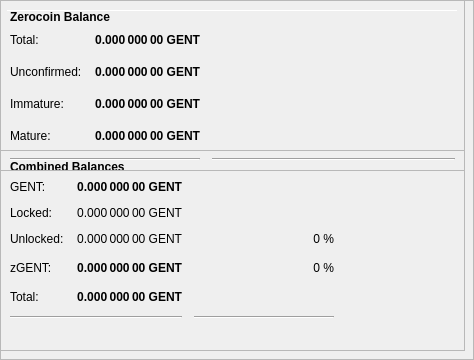
        <widget class="QFrame" name="frameObfuscation">
         <property name="minimumSize">
          <size>
           <width>0</width>
           <height>350</height>
          </size>
         </property>
         <property name="layoutDirection">
          <enum>Qt::LeftToRight</enum>
         </property>
         <property name="frameShape">
          <enum>QFrame::StyledPanel</enum>
         </property>
         <property name="frameShadow">
          <enum>QFrame::Raised</enum>
         </property>
         <widget class="QPushButton" name="runAutoDenom">
          <property name="geometry">
           <rect>
            <x>251</x>
            <y>17</y>
            <width>1</width>
            <height>1</height>
           </rect>
          </property>
          <property name="palette">
           <palette>
            <active>
             <colorrole role="WindowText">
              <brush brushstyle="SolidPattern">
               <color alpha="255">
                <red>0</red>
                <green>0</green>
                <blue>0</blue>
               </color>
              </brush>
             </colorrole>
             <colorrole role="Button">
              <brush brushstyle="SolidPattern">
               <color alpha="255">
                <red>239</red>
                <green>238</green>
                <blue>238</blue>
               </color>
              </brush>
             </colorrole>
             <colorrole role="Light">
              <brush brushstyle="SolidPattern">
               <color alpha="255">
                <red>255</red>
                <green>255</green>
                <blue>255</blue>
               </color>
              </brush>
             </colorrole>
             <colorrole role="Midlight">
              <brush brushstyle="SolidPattern">
               <color alpha="255">
                <red>247</red>
                <green>246</green>
                <blue>246</blue>
               </color>
              </brush>
             </colorrole>
             <colorrole role="Dark">
              <brush brushstyle="SolidPattern">
               <color alpha="255">
                <red>119</red>
                <green>119</green>
                <blue>119</blue>
               </color>
              </brush>
             </colorrole>
             <colorrole role="Mid">
              <brush brushstyle="SolidPattern">
               <color alpha="255">
                <red>159</red>
                <green>159</green>
                <blue>159</blue>
               </color>
              </brush>
             </colorrole>
             <colorrole role="Text">
              <brush brushstyle="SolidPattern">
               <color alpha="255">
                <red>0</red>
                <green>0</green>
                <blue>0</blue>
               </color>
              </brush>
             </colorrole>
             <colorrole role="BrightText">
              <brush brushstyle="SolidPattern">
               <color alpha="255">
                <red>255</red>
                <green>255</green>
                <blue>255</blue>
               </color>
              </brush>
             </colorrole>
             <colorrole role="ButtonText">
              <brush brushstyle="SolidPattern">
               <color alpha="255">
                <red>0</red>
                <green>0</green>
                <blue>0</blue>
               </color>
              </brush>
             </colorrole>
             <colorrole role="Base">
              <brush brushstyle="SolidPattern">
               <color alpha="255">
                <red>255</red>
                <green>255</green>
                <blue>255</blue>
               </color>
              </brush>
             </colorrole>
             <colorrole role="Window">
              <brush brushstyle="SolidPattern">
               <color alpha="255">
                <red>239</red>
                <green>238</green>
                <blue>238</blue>
               </color>
              </brush>
             </colorrole>
             <colorrole role="Shadow">
              <brush brushstyle="SolidPattern">
               <color alpha="255">
                <red>0</red>
                <green>0</green>
                <blue>0</blue>
               </color>
              </brush>
             </colorrole>
             <colorrole role="AlternateBase">
              <brush brushstyle="SolidPattern">
               <color alpha="255">
                <red>247</red>
                <green>246</green>
                <blue>246</blue>
               </color>
              </brush>
             </colorrole>
             <colorrole role="ToolTipBase">
              <brush brushstyle="SolidPattern">
               <color alpha="255">
                <red>255</red>
                <green>255</green>
                <blue>220</blue>
               </color>
              </brush>
             </colorrole>
             <colorrole role="ToolTipText">
              <brush brushstyle="SolidPattern">
               <color alpha="255">
                <red>0</red>
                <green>0</green>
                <blue>0</blue>
               </color>
              </brush>
             </colorrole>
            </active>
            <inactive>
             <colorrole role="WindowText">
              <brush brushstyle="SolidPattern">
               <color alpha="255">
                <red>0</red>
                <green>0</green>
                <blue>0</blue>
               </color>
              </brush>
             </colorrole>
             <colorrole role="Button">
              <brush brushstyle="SolidPattern">
               <color alpha="255">
                <red>239</red>
                <green>238</green>
                <blue>238</blue>
               </color>
              </brush>
             </colorrole>
             <colorrole role="Light">
              <brush brushstyle="SolidPattern">
               <color alpha="255">
                <red>255</red>
                <green>255</green>
                <blue>255</blue>
               </color>
              </brush>
             </colorrole>
             <colorrole role="Midlight">
              <brush brushstyle="SolidPattern">
               <color alpha="255">
                <red>247</red>
                <green>246</green>
                <blue>246</blue>
               </color>
              </brush>
             </colorrole>
             <colorrole role="Dark">
              <brush brushstyle="SolidPattern">
               <color alpha="255">
                <red>119</red>
                <green>119</green>
                <blue>119</blue>
               </color>
              </brush>
             </colorrole>
             <colorrole role="Mid">
              <brush brushstyle="SolidPattern">
               <color alpha="255">
                <red>159</red>
                <green>159</green>
                <blue>159</blue>
               </color>
              </brush>
             </colorrole>
             <colorrole role="Text">
              <brush brushstyle="SolidPattern">
               <color alpha="255">
                <red>0</red>
                <green>0</green>
                <blue>0</blue>
               </color>
              </brush>
             </colorrole>
             <colorrole role="BrightText">
              <brush brushstyle="SolidPattern">
               <color alpha="255">
                <red>255</red>
                <green>255</green>
                <blue>255</blue>
               </color>
              </brush>
             </colorrole>
             <colorrole role="ButtonText">
              <brush brushstyle="SolidPattern">
               <color alpha="255">
                <red>0</red>
                <green>0</green>
                <blue>0</blue>
               </color>
              </brush>
             </colorrole>
             <colorrole role="Base">
              <brush brushstyle="SolidPattern">
               <color alpha="255">
                <red>255</red>
                <green>255</green>
                <blue>255</blue>
               </color>
              </brush>
             </colorrole>
             <colorrole role="Window">
              <brush brushstyle="SolidPattern">
               <color alpha="255">
                <red>239</red>
                <green>238</green>
                <blue>238</blue>
               </color>
              </brush>
             </colorrole>
             <colorrole role="Shadow">
              <brush brushstyle="SolidPattern">
               <color alpha="255">
                <red>0</red>
                <green>0</green>
                <blue>0</blue>
               </color>
              </brush>
             </colorrole>
             <colorrole role="AlternateBase">
              <brush brushstyle="SolidPattern">
               <color alpha="255">
                <red>247</red>
                <green>246</green>
                <blue>246</blue>
               </color>
              </brush>
             </colorrole>
             <colorrole role="ToolTipBase">
              <brush brushstyle="SolidPattern">
               <color alpha="255">
                <red>255</red>
                <green>255</green>
                <blue>220</blue>
               </color>
              </brush>
             </colorrole>
             <colorrole role="ToolTipText">
              <brush brushstyle="SolidPattern">
               <color alpha="255">
                <red>0</red>
                <green>0</green>
                <blue>0</blue>
               </color>
              </brush>
             </colorrole>
            </inactive>
            <disabled>
             <colorrole role="WindowText">
              <brush brushstyle="SolidPattern">
               <color alpha="255">
                <red>119</red>
                <green>119</green>
                <blue>119</blue>
               </color>
              </brush>
             </colorrole>
             <colorrole role="Button">
              <brush brushstyle="SolidPattern">
               <color alpha="255">
                <red>239</red>
                <green>238</green>
                <blue>238</blue>
               </color>
              </brush>
             </colorrole>
             <colorrole role="Light">
              <brush brushstyle="SolidPattern">
               <color alpha="255">
                <red>255</red>
                <green>255</green>
                <blue>255</blue>
               </color>
              </brush>
             </colorrole>
             <colorrole role="Midlight">
              <brush brushstyle="SolidPattern">
               <color alpha="255">
                <red>247</red>
                <green>246</green>
                <blue>246</blue>
               </color>
              </brush>
             </colorrole>
             <colorrole role="Dark">
              <brush brushstyle="SolidPattern">
               <color alpha="255">
                <red>119</red>
                <green>119</green>
                <blue>119</blue>
               </color>
              </brush>
             </colorrole>
             <colorrole role="Mid">
              <brush brushstyle="SolidPattern">
               <color alpha="255">
                <red>159</red>
                <green>159</green>
                <blue>159</blue>
               </color>
              </brush>
             </colorrole>
             <colorrole role="Text">
              <brush brushstyle="SolidPattern">
               <color alpha="255">
                <red>119</red>
                <green>119</green>
                <blue>119</blue>
               </color>
              </brush>
             </colorrole>
             <colorrole role="BrightText">
              <brush brushstyle="SolidPattern">
               <color alpha="255">
                <red>255</red>
                <green>255</green>
                <blue>255</blue>
               </color>
              </brush>
             </colorrole>
             <colorrole role="ButtonText">
              <brush brushstyle="SolidPattern">
               <color alpha="255">
                <red>119</red>
                <green>119</green>
                <blue>119</blue>
               </color>
              </brush>
             </colorrole>
             <colorrole role="Base">
              <brush brushstyle="SolidPattern">
               <color alpha="255">
                <red>239</red>
                <green>238</green>
                <blue>238</blue>
               </color>
              </brush>
             </colorrole>
             <colorrole role="Window">
              <brush brushstyle="SolidPattern">
               <color alpha="255">
                <red>239</red>
                <green>238</green>
                <blue>238</blue>
               </color>
              </brush>
             </colorrole>
             <colorrole role="Shadow">
              <brush brushstyle="SolidPattern">
               <color alpha="255">
                <red>0</red>
                <green>0</green>
                <blue>0</blue>
               </color>
              </brush>
             </colorrole>
             <colorrole role="AlternateBase">
              <brush brushstyle="SolidPattern">
               <color alpha="255">
                <red>239</red>
                <green>238</green>
                <blue>238</blue>
               </color>
              </brush>
             </colorrole>
             <colorrole role="ToolTipBase">
              <brush brushstyle="SolidPattern">
               <color alpha="255">
                <red>255</red>
                <green>255</green>
                <blue>220</blue>
               </color>
              </brush>
             </colorrole>
             <colorrole role="ToolTipText">
              <brush brushstyle="SolidPattern">
               <color alpha="255">
                <red>0</red>
                <green>0</green>
                <blue>0</blue>
               </color>
              </brush>
             </colorrole>
            </disabled>
           </palette>
          </property>
          <property name="focusPolicy">
           <enum>Qt::NoFocus</enum>
          </property>
          <property name="autoFillBackground">
           <bool>true</bool>
          </property>
          <property name="text">
           <string/>
          </property>
          <property name="flat">
           <bool>true</bool>
          </property>
         </widget>
         <widget class="Line" name="line">
          <property name="geometry">
           <rect>
            <x>7</x>
            <y>10</y>
            <width>451</width>
            <height>1</height>
           </rect>
          </property>
          <property name="orientation">
           <enum>Qt::Horizontal</enum>
          </property>
         </widget>
         <widget class="QFrame" name="frame_3">
          <property name="geometry">
           <rect>
            <x>0</x>
            <y>150</y>
            <width>465</width>
            <height>201</height>
           </rect>
          </property>
          <property name="frameShape">
           <enum>QFrame::StyledPanel</enum>
          </property>
          <property name="frameShadow">
           <enum>QFrame::Raised</enum>
          </property>
          <layout class="QVBoxLayout" name="verticalLayout_5">
           <item>
            <layout class="QHBoxLayout" name="horizontalLayout_5" stretch="0">
             <item>
              <widget class="QLabel" name="label_5z">
               <property name="maximumSize">
                <size>
                 <width>16777215</width>
                 <height>20</height>
                </size>
               </property>
               <property name="font">
                <font>
                 <weight>75</weight>
                 <bold>true</bold>
                </font>
               </property>
               <property name="toolTip">
                <string>Combined Balances (including unconfirmed and immature coins)</string>
               </property>
               <property name="text">
                <string>&lt;html&gt;&lt;head/&gt;&lt;body&gt;&lt;p&gt;Combined Balances&lt;/p&gt;&lt;/body&gt;&lt;/html&gt;</string>
               </property>
              </widget>
             </item>
            </layout>
           </item>
           <item>
            <layout class="QGridLayout" name="gridLayout_3">
             <property name="spacing">
              <number>12</number>
             </property>
             <item row="7" column="0" colspan="2">
              <widget class="Line" name="lineSpendableBalance_3">
               <property name="orientation">
                <enum>Qt::Horizontal</enum>
               </property>
              </widget>
             </item>
             <item row="7" column="2">
              <widget class="Line" name="lineWatchBalance_3">
               <property name="sizePolicy">
                <sizepolicy hsizetype="Preferred" vsizetype="Fixed">
                 <horstretch>0</horstretch>
                 <verstretch>0</verstretch>
                </sizepolicy>
               </property>
               <property name="minimumSize">
                <size>
                 <width>140</width>
                 <height>0</height>
                </size>
               </property>
               <property name="orientation">
                <enum>Qt::Horizontal</enum>
               </property>
              </widget>
             </item>
             <item row="4" column="1">
              <widget class="QLabel" name="labelzBalancez">
               <property name="font">
                <font>
                 <weight>75</weight>
                 <bold>true</bold>
                </font>
               </property>
               <property name="cursor">
                <cursorShape>IBeamCursor</cursorShape>
               </property>
               <property name="toolTip">
                <string>Total of transactions that have yet to be confirmed, and do not yet count toward the spendable balance</string>
               </property>
               <property name="text">
                <string notr="true">0.000 000 00 GENT</string>
               </property>
               <property name="alignment">
                <set>Qt::AlignRight|Qt::AlignTrailing|Qt::AlignVCenter</set>
               </property>
               <property name="textInteractionFlags">
                <set>Qt::LinksAccessibleByMouse|Qt::TextSelectableByKeyboard|Qt::TextSelectableByMouse</set>
               </property>
              </widget>
             </item>
             <item row="6" column="1">
              <widget class="QLabel" name="labelTotalz">
               <property name="font">
                <font>
                 <weight>75</weight>
                 <bold>true</bold>
                </font>
               </property>
               <property name="cursor">
                <cursorShape>IBeamCursor</cursorShape>
               </property>
               <property name="toolTip">
                <string>Total Balance, including unconfirmed and immature coins.</string>
               </property>
               <property name="text">
                <string notr="true">0.000 000 00 GENT</string>
               </property>
               <property name="alignment">
                <set>Qt::AlignRight|Qt::AlignTrailing|Qt::AlignVCenter</set>
               </property>
               <property name="textInteractionFlags">
                <set>Qt::LinksAccessibleByMouse|Qt::TextSelectableByKeyboard|Qt::TextSelectableByMouse</set>
               </property>
              </widget>
             </item>
             <item row="4" column="3">
              <spacer name="horizontalSpacer_6">
               <property name="orientation">
                <enum>Qt::Horizontal</enum>
               </property>
               <property name="sizeHint" stdset="0">
                <size>
                 <width>40</width>
                 <height>20</height>
                </size>
               </property>
              </spacer>
             </item>
             <item row="6" column="0">
              <widget class="QLabel" name="labelTotalTextz">
               <property name="text">
                <string>Total:</string>
               </property>
              </widget>
             </item>
             <item row="1" column="0">
              <widget class="QLabel" name="labelBalanceTextz">
               <property name="text">
                <string>GENT:</string>
               </property>
              </widget>
             </item>
             <item row="1" column="1">
              <widget class="QLabel" name="labelBalancez">
               <property name="font">
                <font>
                 <weight>75</weight>
                 <bold>true</bold>
                </font>
               </property>
               <property name="cursor">
                <cursorShape>IBeamCursor</cursorShape>
               </property>
               <property name="toolTip">
                <string>Your current spendable balance</string>
               </property>
               <property name="text">
                <string notr="true">0.000 000 00 GENT</string>
               </property>
               <property name="alignment">
                <set>Qt::AlignRight|Qt::AlignTrailing|Qt::AlignVCenter</set>
               </property>
               <property name="textInteractionFlags">
                <set>Qt::LinksAccessibleByMouse|Qt::TextSelectableByKeyboard|Qt::TextSelectableByMouse</set>
               </property>
              </widget>
             </item>
             <item row="4" column="0">
              <widget class="QLabel" name="labelzBalanceTextz">
               <property name="toolTip">
                <string/>
               </property>
               <property name="text">
                <string>zGENT:</string>
               </property>
              </widget>
             </item>
             <item row="4" column="2">
              <widget class="QLabel" name="labelzGENTPercent">
               <property name="toolTip">
                <string>Current percentage of zGENT.
If AutoMint is enabled this percentage will settle around the configured AutoMint percentage (default = 10%)</string>
               </property>
               <property name="text">
                <string>0 %</string>
               </property>
               <property name="alignment">
                <set>Qt::AlignRight|Qt::AlignTrailing|Qt::AlignVCenter</set>
               </property>
              </widget>
             </item>
             <item row="6" column="2">
              <widget class="QLabel" name="label100Percent">
               <property name="text">
                <string/>
               </property>
               <property name="alignment">
                <set>Qt::AlignRight|Qt::AlignTrailing|Qt::AlignVCenter</set>
               </property>
              </widget>
             </item>
             <item row="2" column="1">
              <widget class="QLabel" name="labelLockedBalance">
               <property name="toolTip">
                <string>Locked GENT or Masternode collaterals. These are excluded from zGENT minting.</string>
               </property>
               <property name="text">
                <string>0.000 000 00 GENT</string>
               </property>
               <property name="alignment">
                <set>Qt::AlignRight|Qt::AlignTrailing|Qt::AlignVCenter</set>
               </property>
              </widget>
             </item>
             <item row="2" column="0">
              <widget class="QLabel" name="labelLockedBalanceText">
               <property name="toolTip">
                <string>Locked GENT or Masternode collaterals. These are excluded from zGENT minting.</string>
               </property>
               <property name="text">
                <string>Locked:</string>
               </property>
              </widget>
             </item>
             <item row="3" column="0">
              <widget class="QLabel" name="labelUnLockedBalanceText">
               <property name="toolTip">
                <string>Unlocked GENTs. These can be used for zGENT minting.</string>
               </property>
               <property name="text">
                <string>Unlocked:</string>
               </property>
              </widget>
             </item>
             <item row="3" column="1">
              <widget class="QLabel" name="labelUnLockedBalance">
               <property name="toolTip">
                <string>Unlocked GENTs. These can be used for zGENT minting.</string>
               </property>
               <property name="text">
                <string>0.000 000 00 GENT</string>
               </property>
               <property name="alignment">
                <set>Qt::AlignRight|Qt::AlignTrailing|Qt::AlignVCenter</set>
               </property>
              </widget>
             </item>
             <item row="3" column="2">
              <widget class="QLabel" name="labelGENTPercent">
               <property name="text">
                <string>0 %</string>
               </property>
               <property name="alignment">
                <set>Qt::AlignRight|Qt::AlignTrailing|Qt::AlignVCenter</set>
               </property>
              </widget>
             </item>
            </layout>
           </item>
           <item>
            <spacer name="verticalSpacer">
             <property name="orientation">
              <enum>Qt::Vertical</enum>
             </property>
             <property name="sizeHint" stdset="0">
              <size>
               <width>20</width>
               <height>40</height>
              </size>
             </property>
            </spacer>
           </item>
          </layout>
         </widget>
         <widget class="QFrame" name="frame_4">
          <property name="geometry">
           <rect>
            <x>0</x>
            <y>0</y>
            <width>465</width>
            <height>171</height>
           </rect>
          </property>
          <property name="frameShape">
           <enum>QFrame::StyledPanel</enum>
          </property>
          <property name="frameShadow">
           <enum>QFrame::Raised</enum>
          </property>
          <layout class="QVBoxLayout" name="verticalLayout_7">
           <item>
            <layout class="QHBoxLayout" name="horizontalLayout_8" stretch="0">
             <item>
              <widget class="QLabel" name="label_5z_3">
               <property name="maximumSize">
                <size>
                 <width>16777215</width>
                 <height>20</height>
                </size>
               </property>
               <property name="font">
                <font>
                 <weight>75</weight>
                 <bold>true</bold>
                </font>
               </property>
               <property name="text">
                <string>Zerocoin Balance</string>
               </property>
              </widget>
             </item>
            </layout>
           </item>
           <item>
            <layout class="QGridLayout" name="gridLayout_5">
             <property name="spacing">
              <number>12</number>
             </property>
             <item row="4" column="0">
              <widget class="QLabel" name="labelzBalanceMatureText">
               <property name="toolTip">
                <string>Mature: more than 20 confirmation and more than 3 mints of the same denomination after it was minted.
These zGENT are spendable.</string>
               </property>
               <property name="text">
                <string>Mature:</string>
               </property>
              </widget>
             </item>
             <item row="5" column="0" colspan="2">
              <widget class="Line" name="lineSpendableBalance_5">
               <property name="orientation">
                <enum>Qt::Horizontal</enum>
               </property>
              </widget>
             </item>
             <item row="1" column="1">
              <widget class="QLabel" name="labelzBalance">
               <property name="font">
                <font>
                 <weight>75</weight>
                 <bold>true</bold>
                </font>
               </property>
               <property name="cursor">
                <cursorShape>IBeamCursor</cursorShape>
               </property>
               <property name="toolTip">
                <string>All available zGENT, unconfirmed and immature zGENT included.</string>
               </property>
               <property name="text">
                <string notr="true">0.000 000 00 GENT</string>
               </property>
               <property name="alignment">
                <set>Qt::AlignRight|Qt::AlignTrailing|Qt::AlignVCenter</set>
               </property>
               <property name="textInteractionFlags">
                <set>Qt::LinksAccessibleByMouse|Qt::TextSelectableByKeyboard|Qt::TextSelectableByMouse</set>
               </property>
              </widget>
             </item>
             <item row="5" column="2">
              <widget class="Line" name="lineWatchBalance_5">
               <property name="sizePolicy">
                <sizepolicy hsizetype="Preferred" vsizetype="Fixed">
                 <horstretch>0</horstretch>
                 <verstretch>0</verstretch>
                </sizepolicy>
               </property>
               <property name="minimumSize">
                <size>
                 <width>140</width>
                 <height>0</height>
                </size>
               </property>
               <property name="orientation">
                <enum>Qt::Horizontal</enum>
               </property>
              </widget>
             </item>
             <item row="1" column="0">
              <widget class="QLabel" name="labelzBalanceText">
               <property name="toolTip">
                <string>All available zGENT, unconfirmed and immature zGENT included.</string>
               </property>
               <property name="text">
                <string>Total:</string>
               </property>
              </widget>
             </item>
             <item row="1" column="2">
              <spacer name="horizontalSpacer_8">
               <property name="orientation">
                <enum>Qt::Horizontal</enum>
               </property>
               <property name="sizeHint" stdset="0">
                <size>
                 <width>40</width>
                 <height>20</height>
                </size>
               </property>
              </spacer>
             </item>
             <item row="4" column="2">
              <spacer name="horizontalSpacer_4">
               <property name="orientation">
                <enum>Qt::Horizontal</enum>
               </property>
               <property name="sizeHint" stdset="0">
                <size>
                 <width>40</width>
                 <height>20</height>
                </size>
               </property>
              </spacer>
             </item>
             <item row="4" column="1">
              <widget class="QLabel" name="labelzBalanceMature">
               <property name="font">
                <font>
                 <weight>75</weight>
                 <bold>true</bold>
                </font>
               </property>
               <property name="toolTip">
                <string>Mature: more than 20 confirmation and more than 3 mints of the same denomination after it was minted.
These zGENT are spendable.</string>
               </property>
               <property name="text">
                <string>0.000 000 00 GENT</string>
               </property>
               <property name="alignment">
                <set>Qt::AlignRight|Qt::AlignTrailing|Qt::AlignVCenter</set>
               </property>
              </widget>
             </item>
             <item row="2" column="0">
              <widget class="QLabel" name="labelzBalanceUnconfirmedText">
               <property name="toolTip">
                <string>Unconfirmed: less than 20 confirmations
Immature: confirmed, but less than 3 mints of the same denomination after it was minted</string>
               </property>
               <property name="text">
                <string>Unconfirmed:</string>
               </property>
              </widget>
             </item>
             <item row="2" column="1">
              <widget class="QLabel" name="labelzBalanceUnconfirmed">
               <property name="font">
                <font>
                 <weight>75</weight>
                 <bold>true</bold>
                </font>
               </property>
               <property name="toolTip">
                <string>Unconfirmed: less than 20 confirmations
Immature: confirmed, but less than 3 mints of the same denomination after it was minted</string>
               </property>
               <property name="text">
                <string>0.000 000 00 GENT</string>
               </property>
               <property name="alignment">
                <set>Qt::AlignRight|Qt::AlignTrailing|Qt::AlignVCenter</set>
               </property>
              </widget>
             </item>
             <item row="2" column="2">
              <spacer name="horizontalSpacer_5">
               <property name="orientation">
                <enum>Qt::Horizontal</enum>
               </property>
               <property name="sizeHint" stdset="0">
                <size>
                 <width>40</width>
                 <height>20</height>
                </size>
               </property>
              </spacer>
             </item>
             <item row="3" column="0">
              <widget class="QLabel" name="labelzBalanceImmatureText">
               <property name="toolTip">
                <string>Unconfirmed: less than 20 confirmations
Immature: confirmed, but less than 3 mints of the same denomination after it was minted</string>
               </property>
               <property name="text">
                <string>Immature:</string>
               </property>
              </widget>
             </item>
             <item row="3" column="1">
              <widget class="QLabel" name="labelzBalanceImmature">
               <property name="font">
                <font>
                 <weight>75</weight>
                 <bold>true</bold>
                </font>
               </property>
               <property name="toolTip">
                <string>Unconfirmed: less than 20 confirmations
Immature: confirmed, but less than 3 mints of the same denomination after it was minted</string>
               </property>
               <property name="text">
                <string>0.000 000 00 GENT</string>
               </property>
               <property name="alignment">
                <set>Qt::AlignRight|Qt::AlignTrailing|Qt::AlignVCenter</set>
               </property>
              </widget>
             </item>
             <item row="3" column="2">
              <spacer name="horizontalSpacer_7">
               <property name="orientation">
                <enum>Qt::Horizontal</enum>
               </property>
               <property name="sizeHint" stdset="0">
                <size>
                 <width>40</width>
                 <height>20</height>
                </size>
               </property>
              </spacer>
             </item>
            </layout>
           </item>
          </layout>
         </widget>
        </widget>
